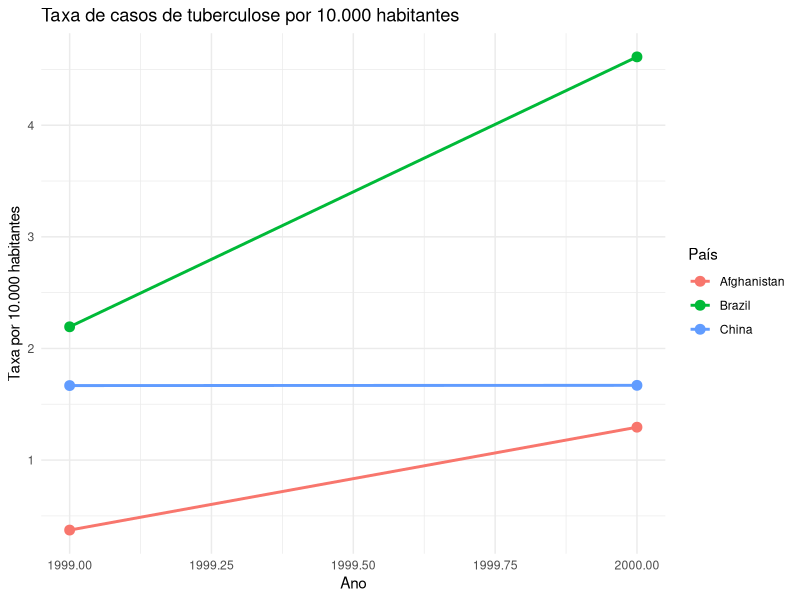
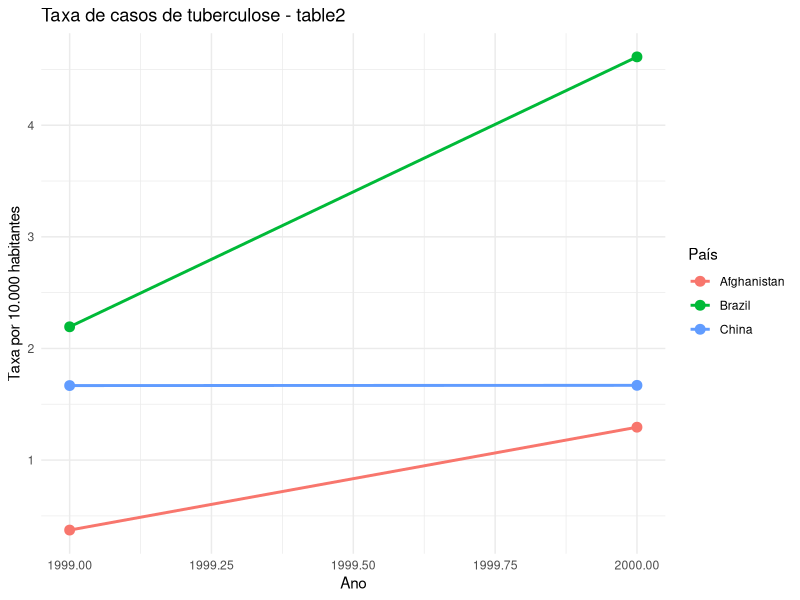

These charts were generated, in order, by the following R code:
## ---- chunk 1
library(tidyverse)
table1
table2
table3
table4a
table4b

taxas <- table1 %>%
  mutate(rate = cases / population * 10000)

taxas

casos_por_ano <- table1 %>%
  group_by(year) %>%
  summarise(cases = sum(cases))

casos_por_ano

casos_por_pais <- table1 %>%
  group_by(country) %>%
  summarise(cases = sum(cases))

casos_por_pais

mudanca_casos <- table1 %>%
  select(country, year, cases) %>%
  pivot_wider(
    names_from = year,
    values_from = cases,
    names_prefix = "cases_"
  ) %>%
  mutate(
    change = cases_2000 - cases_1999,
    percent_change = (change / cases_1999) * 100
  )

mudanca_casos

ggplot(taxas, aes(x = year, y = rate, group = country, color = country)) +
  geom_line(linewidth = 1) +
  geom_point(size = 3) +
  labs(
    title = "Taxa de casos de tuberculose por 10.000 habitantes",
    x = "Ano",
    y = "Taxa por 10.000 habitantes",
    color = "País"
  ) +
  theme_minimal()

taxa_table2 <- table2 %>%
  pivot_wider(
    names_from = type,
    values_from = count
  ) %>%
  mutate(
    rate = cases / population * 10000
  )

taxa_table2

casos_4 <- table4a %>%
  pivot_longer(
    cols = c(`1999`, `2000`),
    names_to = "year",
    values_to = "cases"
  )

pop_4 <- table4b %>%
  pivot_longer(
    cols = c(`1999`, `2000`),
    names_to = "year",
    values_to = "population"
  )

taxa_table4 <- casos_4 %>%
  left_join(pop_4, by = c("country", "year")) %>%
  mutate(
    year = as.integer(year),
    rate = cases / population * 10000
  )

taxa_table4

ggplot(taxa_table2, aes(x = year, y = rate, group = country, color = country)) +
  geom_line(linewidth = 1) +
  geom_point(size = 3) +
  labs(
    title = "Taxa de casos de tuberculose - table2",
    x = "Ano",
    y = "Taxa por 10.000 habitantes",
    color = "País"
  ) +
  theme_minimal()

tidy4a <- table4a %>%
  pivot_longer(
    cols = c(`1999`, `2000`),
    names_to = "year",
    values_to = "cases"
  ) %>%
  mutate(year = as.integer(year))

tidy4a

tidy4b <- table4b %>%
  pivot_longer(
    cols = c(`1999`, `2000`),
    names_to = "year",
    values_to = "population"
  ) %>%
  mutate(year = as.integer(year))

tidy4b

tidy4 <- tidy4a %>%
  left_join(
    tidy4b,
    by = c("country", "year")
  )

tidy4

table2_tidy <- table2 %>%
  pivot_wider(
    names_from = type,
    values_from = count
  )

table2_tidy

table3_tidy <- table3 %>%
  separate(
    col = rate,
    into = c("cases", "population"),
    sep = "/",
    convert = TRUE
  )

table3_tidy
